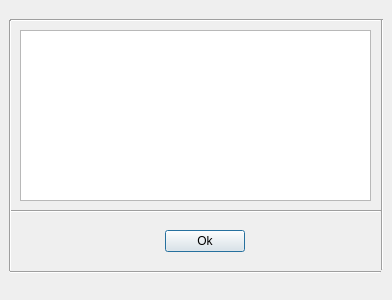
<?xml version="1.0" encoding="UTF-8"?>
<ui version="4.0">
 <class>Dialog</class>
 <widget class="QDialog" name="Dialog">
  <property name="geometry">
   <rect>
    <x>0</x>
    <y>0</y>
    <width>392</width>
    <height>300</height>
   </rect>
  </property>
  <property name="windowTitle">
   <string>Dialog</string>
  </property>
  <widget class="Line" name="line_4">
   <property name="geometry">
    <rect>
     <x>372</x>
     <y>19</y>
     <width>20</width>
     <height>251</height>
    </rect>
   </property>
   <property name="orientation">
    <enum>Qt::Vertical</enum>
   </property>
  </widget>
  <widget class="Line" name="line">
   <property name="geometry">
    <rect>
     <x>10</x>
     <y>201</y>
     <width>371</width>
     <height>20</height>
    </rect>
   </property>
   <property name="orientation">
    <enum>Qt::Horizontal</enum>
   </property>
  </widget>
  <widget class="Line" name="line_2">
   <property name="geometry">
    <rect>
     <x>10</x>
     <y>10</y>
     <width>371</width>
     <height>20</height>
    </rect>
   </property>
   <property name="orientation">
    <enum>Qt::Horizontal</enum>
   </property>
  </widget>
  <widget class="QWidget" name="gridLayoutWidget">
   <property name="geometry">
    <rect>
     <x>150</x>
     <y>221</y>
     <width>111</width>
     <height>41</height>
    </rect>
   </property>
   <layout class="QGridLayout" name="gridLayout">
    <item row="0" column="0" alignment="Qt::AlignHCenter">
     <widget class="QPushButton" name="ok_button">
      <property name="text">
       <string>Ok</string>
      </property>
      <property name="icon">
       <iconset>
        <normaloff>../frontend/images/check_mark.png</normaloff>../frontend/images/check_mark.png</iconset>
      </property>
     </widget>
    </item>
   </layout>
  </widget>
  <widget class="Line" name="line_3">
   <property name="geometry">
    <rect>
     <x>0</x>
     <y>20</y>
     <width>20</width>
     <height>251</height>
    </rect>
   </property>
   <property name="orientation">
    <enum>Qt::Vertical</enum>
   </property>
  </widget>
  <widget class="Line" name="line_5">
   <property name="geometry">
    <rect>
     <x>10</x>
     <y>262</y>
     <width>371</width>
     <height>20</height>
    </rect>
   </property>
   <property name="orientation">
    <enum>Qt::Horizontal</enum>
   </property>
  </widget>
  <widget class="QPlainTextEdit" name="user_review_pte">
   <property name="geometry">
    <rect>
     <x>20</x>
     <y>30</y>
     <width>351</width>
     <height>171</height>
    </rect>
   </property>
  </widget>
 </widget>
 <resources/>
 <connections/>
</ui>
